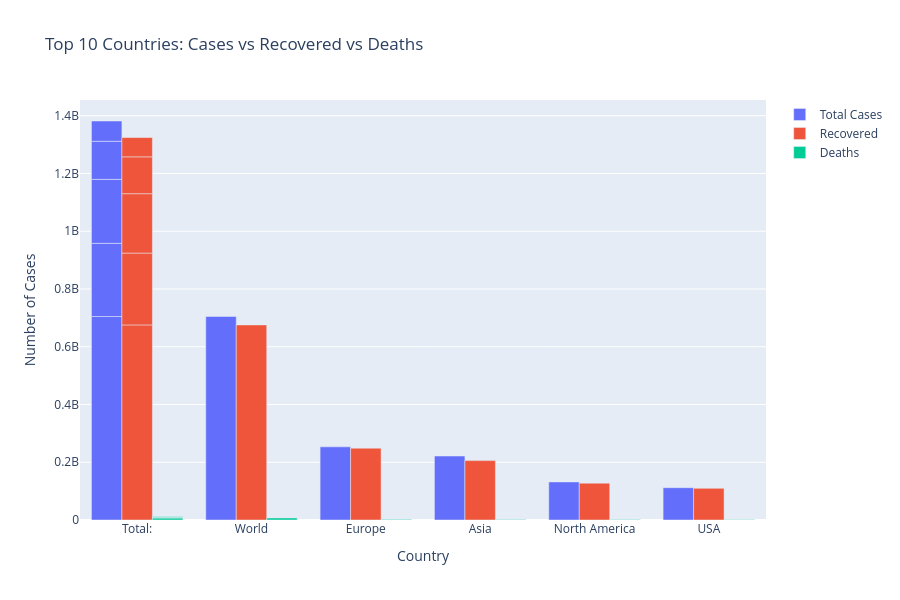

Write notebook code for a chart like this one.
### Code cell
import plotly.graph_objects as go

top10 = (
    covid_df
    .sort_values("TotalCases", ascending=False)
    .head(10)
)

fig = go.Figure()

fig.add_trace(go.Bar(
    x=top10["Country,Other"],
    y=top10["TotalCases"],
    name="Total Cases"
))

fig.add_trace(go.Bar(
    x=top10["Country,Other"],
    y=top10["TotalRecovered"],
    name="Recovered"
))

fig.add_trace(go.Bar(
    x=top10["Country,Other"],
    y=top10["TotalDeaths"],
    name="Deaths"
))

fig.update_layout(
    title="Top 10 Countries: Cases vs Recovered vs Deaths",
    xaxis_title="Country",
    yaxis_title="Number of Cases",
    barmode="group",
    width=900,
    height=600
)

fig.show()

### Figure 1 — Plotly figure (JSON) as saved in the notebook; plotly's stock layout.template omitted (floating-point values rounded to 4 significant figures)
{"data": [{"name": "Total Cases", "type": "bar", "x": ["Total:", "World", "Europe", "Total:", "Total:", "Asia", "Total:", "North America", "USA", "Total:"], "y": [704753890, 704753890, 253406198, 253406198, 221500265, 221500265, 131889132, 131889132, 111820082, 70200879]}, {"name": "Recovered", "type": "bar", "x": ["Total:", "World", "Europe", "Total:", "Total:", "Asia", "Total:", "North America", "USA", "Total:"], "y": [675600000.0, 675600000.0, 248800000.0, 248800000.0, 205700000.0, 205700000.0, 127700000.0, 127700000.0, 109800000.0, 66680000.0]}, {"name": "Deaths", "type": "bar", "x": ["Total:", "World", "Europe", "Total:", "Total:", "Asia", "Total:", "North America", "USA", "Total:"], "y": [7011000.0, 7011000.0, 2102000.0, 2102000.0, 1554000.0, 1554000.0, 1696000.0, 1696000.0, 1219000.0, 1367000.0]}], "layout": {"barmode": "group", "height": 600, "title": {"text": "Top 10 Countries: Cases vs Recovered vs Deaths"}, "width": 900, "xaxis": {"title": {"text": "Country"}}, "yaxis": {"title": {"text": "Number of Cases"}}}}
